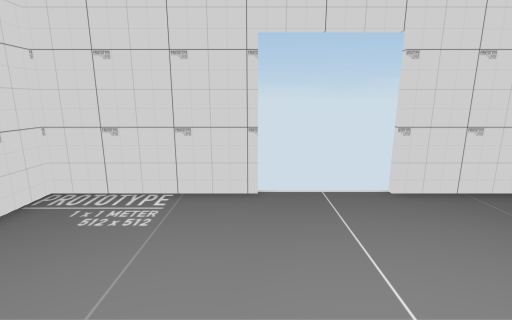
[1] (above)

17 first-person views from a walk through a scene from a Unity 3-D project. The camera is 1.3 m above the floor, tilts 12° down and sees 85° across. The floor is counted in squares, 0.5 m on a side. Each view is taken from the middle of a square. On the plan, view 1 faces up. The plan holds only what a view shows up to about 19 squares ahead; the rest is blank. The player is left out. Door leaves are left out, so doorways stand open.

[2]
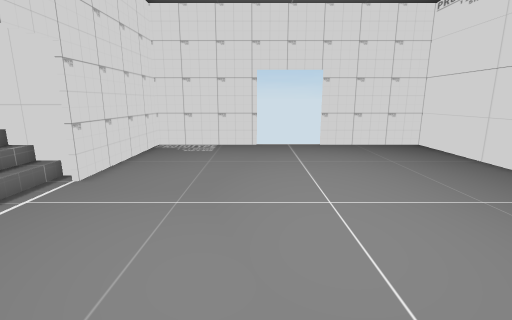

[3]
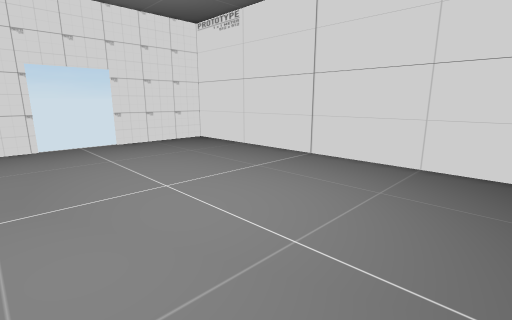

[4]
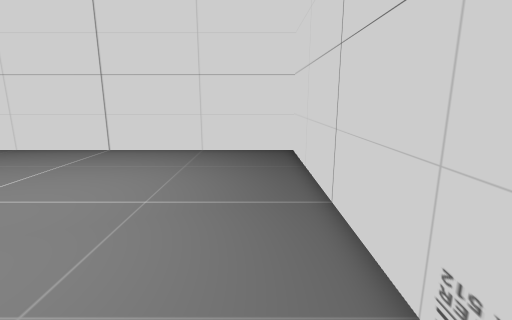

[5]
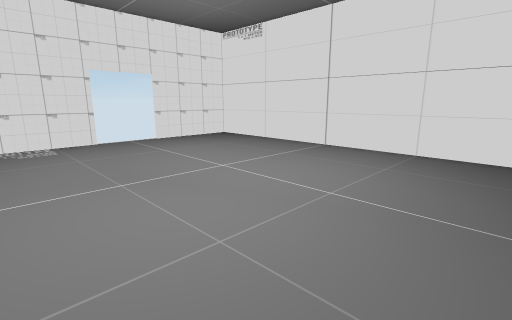

[6]
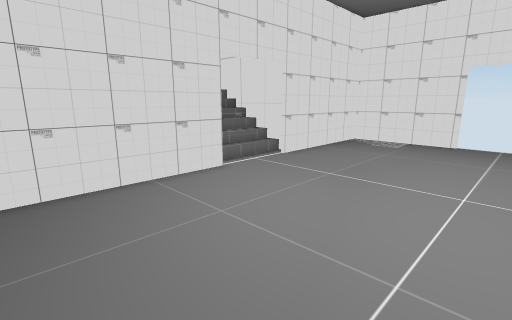

[7]
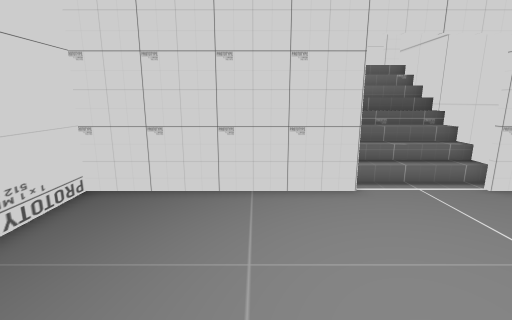

[8]
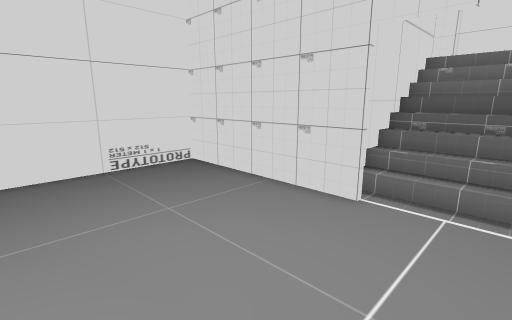

[9]
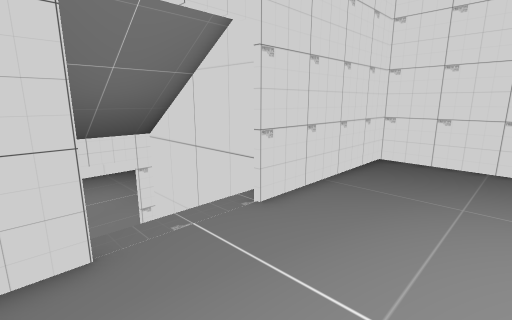

[10]
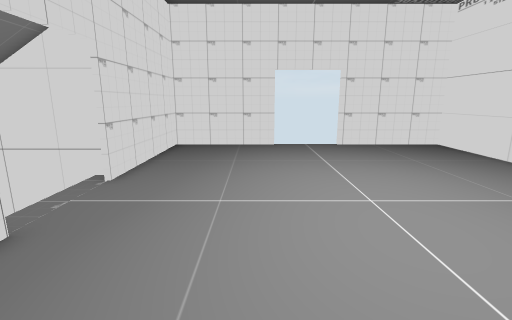

[11]
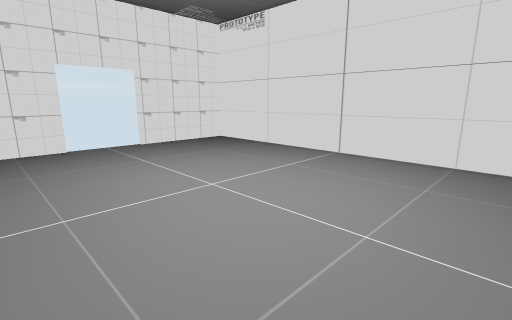

[12]
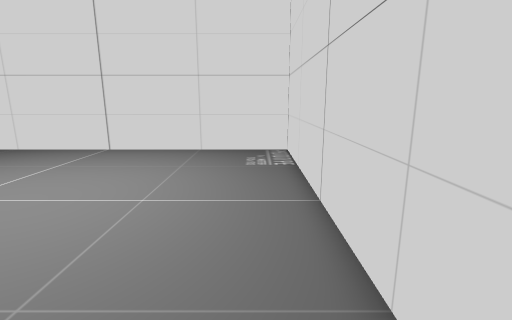

[13]
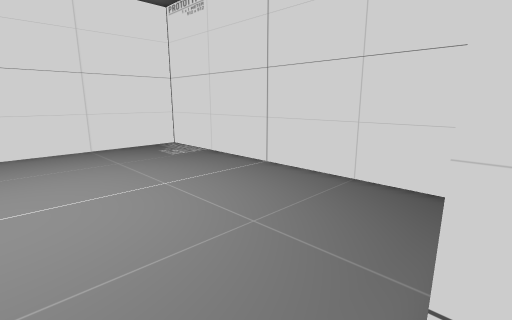

[14]
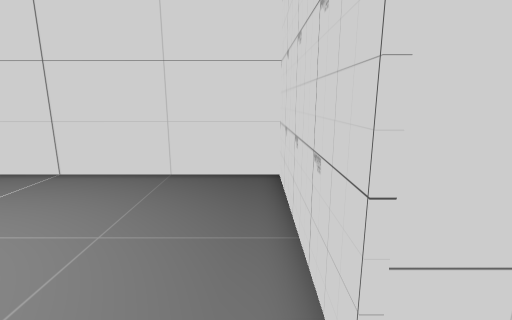

[15]
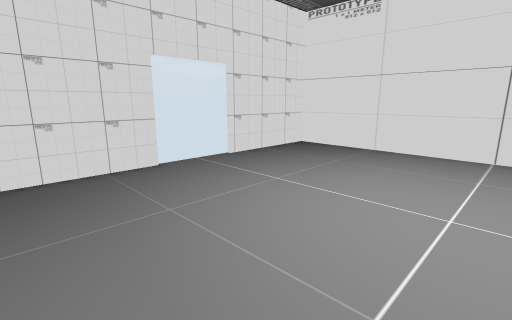

[16]
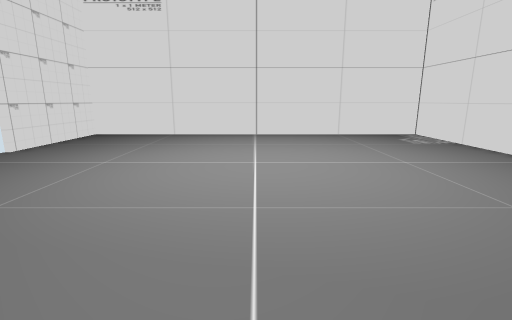

[17]
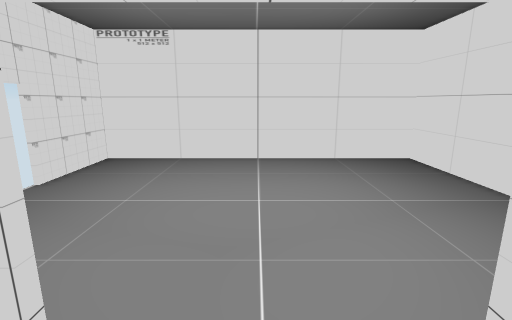

### Floor plan
Key: @ floor where view 1 was taken; # wall or solid block; x gap in a wall; . main floor; : floor 2.25 m higher than the main floor; / step, stairs or slope; D open door.
Columns run from 30 left of view 1 to 10 right of it. Each row starts with its distance up from view 1.
  8 #################       ######DDDDx######
  7 #:::::::::::::::#       #...............#
  6 #:::::::::::::::#       #...............#
  5 #:::::::::::::::#       #...............#
  4 #:::::::::::::::#       #...............#
  3 #:::::::::::::::#       #...............#
  2 #:::::::::::::::#       #...............#
  1 #:::::::::::::::#########...............#
  0 #:::::::::::::::#///////#.....@.........#
 -1 #::::::::::::::::///////................#
 -2 #::::::::::::::::///////................#
 -3 #::::::::::::::::///////................#
 -4 #:::::::::::::::#////////...............#
 -5 #:::::::::::::::#########...............#
 -6 #:::::::::::::::#       #...............#
 -7 #:::::::::::::::#       #...............#
 -8 #:::::::::::::::#       #...............#
 -9 #:::::::::::::::#       #...............#
-10 #:::::::::::::::#       #...............#
-11 #:::::::::::::::#       #...............#
-12 ######x   x######       #################

Positions as (right, up) in squares from view 1, and headings:
1: (0, 0), facing up
2: (0, -9), facing up
3: (-2, -10), facing up-right
4: (-5, -10), facing right
5: (-5, -11), facing up-right
6: (3, -11), facing up-left
7: (2, -7), facing left
8: (1, -1), facing down-left
9: (-19, 1), facing down-right
10: (-19, 5), facing down
11: (-17, 5), facing down-left
12: (-15, 6), facing left
13: (-14, -1), facing up-left
14: (-15, -2), facing up
15: (-15, -1), facing down-left
16: (-13, -2), facing left
17: (-8, -2), facing right
